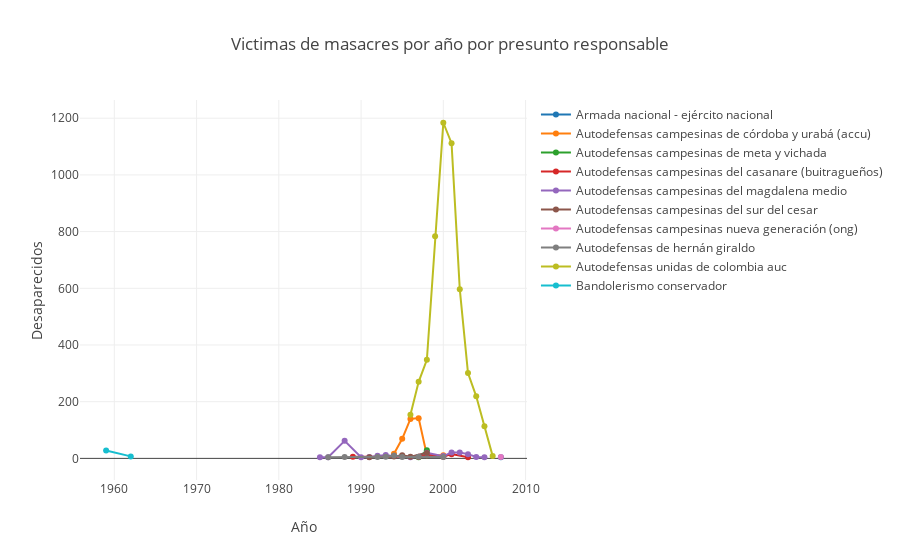

Here is the notebook cell this chart was saved with:
### Code cell
layout = go.Layout(
    title = "Victimas de masacres por año por presunto responsable" , 
    xaxis = dict( 
        title = "Año"
    ) , 
    yaxis = dict(
        title = "Desaparecidos"
    ) 
)
fig = go.Figure( data = masacres_resp , layout = layout )

iplot( fig, filename='masacres_resp_annoh')

### Figure 1 — Plotly figure (JSON) as saved in the notebook; plotly's stock layout.template omitted (floating-point values rounded to 4 significant figures)
{"data": [{"name": "Armada nacional - ejército nacional", "type": "scatter", "x": [2007], "y": [4]}, {"name": "Autodefensas campesinas de córdoba y urabá (accu)", "type": "scatter", "x": [1994, 1995, 1996, 1997, 1998, 2000], "y": [16, 69, 139, 142, 11, 11]}, {"name": "Autodefensas campesinas de meta y vichada", "type": "scatter", "x": [1997, 1998], "y": [4, 29]}, {"name": "Autodefensas campesinas del casanare (buitragueños)", "type": "scatter", "x": [1989, 1997, 1998, 2000, 2001, 2003], "y": [6, 6, 13, 6, 15, 4]}, {"name": "Autodefensas campesinas del magdalena medio", "type": "scatter", "x": [1985, 1986, 1988, 1990, 1991, 1992, 1993, 1994, 1996, 1998, 2000, 2001, 2002, 2003, 2004, 2005], "y": [4, 4, 62, 4, 5, 9, 12, 8, 4, 20, 8, 21, 21, 15, 5, 4]}, {"name": "Autodefensas campesinas del sur del cesar", "type": "scatter", "x": [1991, 1994, 1995, 1996, 1998], "y": [4, 7, 11, 6, 19]}, {"name": "Autodefensas campesinas nueva generación (ong)", "type": "scatter", "x": [2007], "y": [5]}, {"name": "Autodefensas de hernán giraldo", "type": "scatter", "x": [1986, 1988, 1992, 1993, 1994, 1995, 1997, 2000], "y": [4, 5, 5, 6, 10, 5, 6, 5]}, {"name": "Autodefensas unidas de colombia auc", "type": "scatter", "x": [1996, 1997, 1998, 1999, 2000, 2001, 2002, 2003, 2004, 2005, 2006], "y": [154, 270, 348, 784, 1184, 1112, 597, 301, 219, 113, 8]}, {"name": "Bandolerismo conservador", "type": "scatter", "x": [1959, 1962], "y": [28, 7]}], "layout": {"title": "Victimas de masacres por año por presunto responsable", "xaxis": {"title": "Año"}, "yaxis": {"title": "Desaparecidos"}}}
